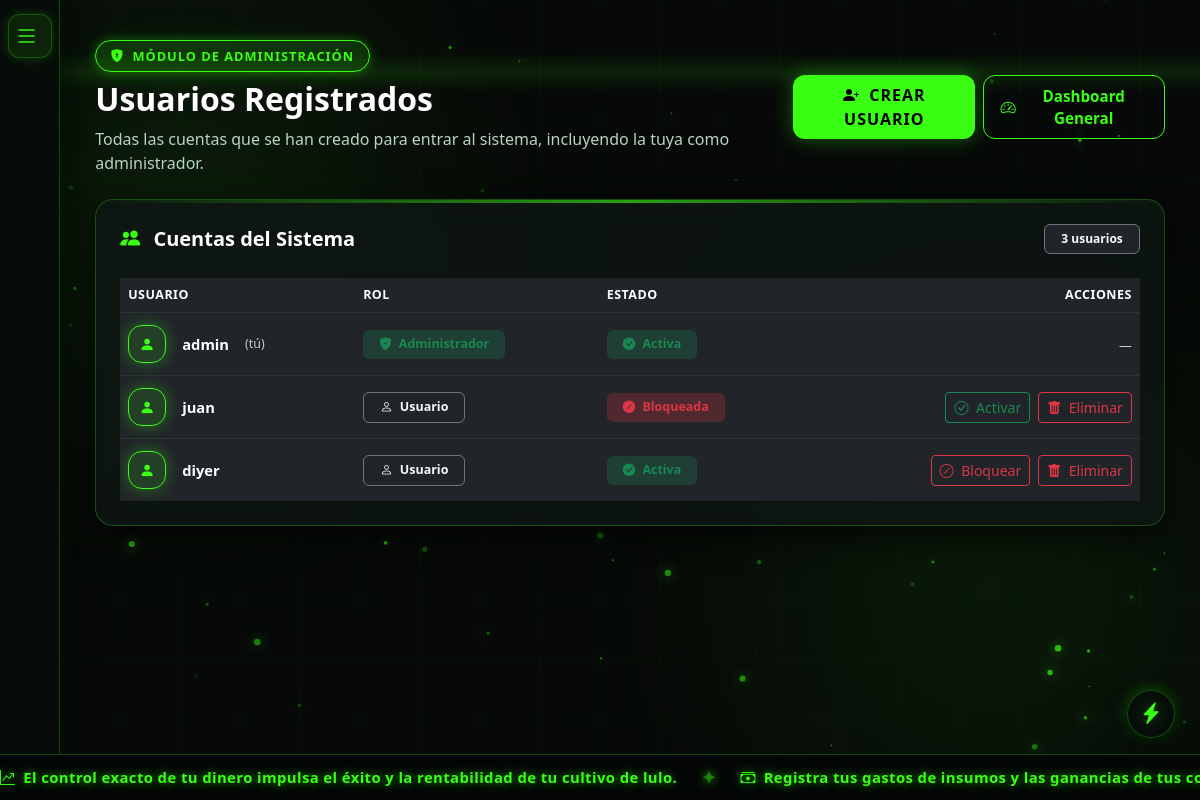
Before: /usuarios (signed in) with the older database file.
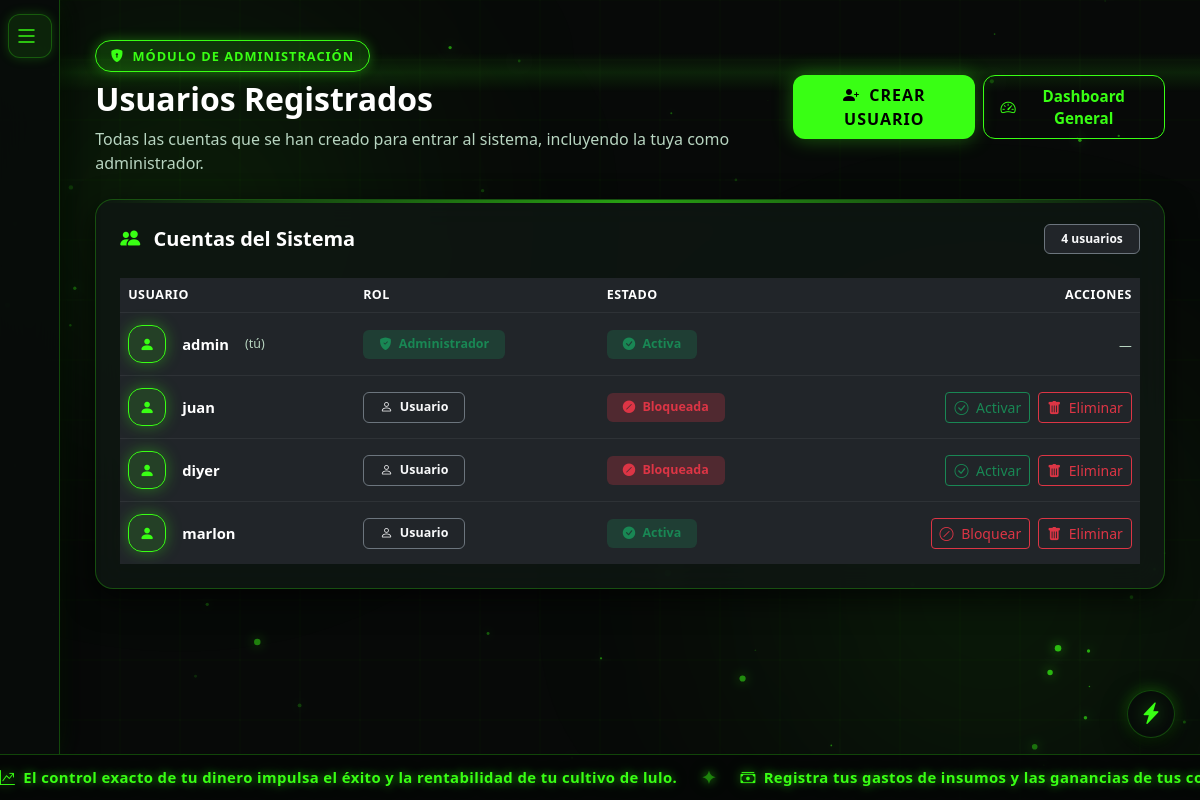
After: the same page with the newer database file.
### app/models/users.py (models this page shows, shortened)
class User(db.Model, UserMixin):
    __tablename__ = 'users'
    idUser = db.Column(db.Integer, primary_key=True)
    nameUser = db.Column(db.String(80), unique=True, nullable=False)
    passwordUser = db.Column(db.String(255), nullable=False)
    isAdmin = db.Column(db.Boolean, default=False, nullable=False)
    activo = db.Column(db.Boolean, default=True, nullable=False)

### app/routes/auth.py (the view)
@bp.route('/usuarios')
@login_required
def usuarios():
    if not current_user.isAdmin:
        flash('Solo el administrador puede ver esa sección.', 'danger')
        return redirect(url_for('auth.dashboard'))
    usuarios = User.query.order_by(User.idUser.asc()).all()
    pagina_solicitada = request.args.get('pagina', 1, type=int)
    usuarios_pagina, pagina_actual, total_paginas = _paginar_usuarios(
        usuarios, pagina_solicitada, USUARIOS_LISTA_POR_PAGINA
    )
    return render_template(
        'usuarios.html',
        usuarios=usuarios_pagina,
        total_usuarios=len(usuarios),
        pagina_actual=pagina_actual,
        total_paginas=total_paginas,
    )

### app/routes/auth.py (called while the page is built)
def _paginar_usuarios(lista, pagina_solicitada, por_pagina=USUARIOS_POR_PAGINA):
    total = len(lista)
    total_paginas = max(1, (total + por_pagina - 1) // por_pagina)
    pagina = max(1, min(pagina_solicitada or 1, total_paginas))
    inicio = (pagina - 1) * por_pagina
    return lista[inicio:inicio + por_pagina], pagina, total_paginas

### app/templates/usuarios.html (shortened to what this page needs)
{% extends "base.html" %}
{% block body_class %}dark-theme{% endblock %}
{% block full_content %}
<div class="ambient-neon-glow-1"></div>
<div class="ambient-neon-glow-2"></div>
<div class="dashboard-wrapper dashboard-wrapper-auto">
  <aside id="sidebarLulo" class="sidebar-lulo">
    <div class="mb-2">
      <button type="button" class="btn-toggle-menu" onclick="toggleSidebar()" aria-label="Alternar Menú">
        <i class="bi bi-list"></i>
      </button>
    </div>
  </aside>
  <main class="main-content-lulo main-content-lulo-auto">
    <div class="dash-card mb-4">
      <div class="d-flex flex-column flex-md-row align-items-md-center justify-content-between gap-3">
        <div>
          <div class="lulo-badge mb-2">
            <i class="bi bi-shield-lock-fill"></i> Módulo de Administración
          </div>
          <h1 class="fw-bold text-white mb-2 fs-2">
            Usuarios <span>Registrados</span>
          </h1>
          <p class="text-muted mb-0">
            Todas las cuentas que se han creado para entrar al sistema, incluyendo la tuya como administrador.
          </p>
        </div>
        <div class="d-flex gap-2">
          <button type="button" class="btn btn-neon-primary px-3 py-2" data-bs-toggle="collapse" data-bs-target="#formCrearUsuario" aria-expanded="false" aria-controls="formCrearUsuario">
            <i class="bi bi-person-plus-fill me-1"></i> Crear Usuario
          </button>
          <a href="{{ url_for('auth.dashboard') }}" class="btn btn-neon-outline px-3 py-2">
            <i class="bi bi-speedometer2 me-1"></i> Dashboard General
          </a>
        </div>
      </div>
    </div>
    <div class="row g-4">
      <div class="col-12">
        <div class="indicator-card">
          <div class="d-flex align-items-center justify-content-between mb-4">
            <h4 class="fw-bold text-white mb-0 fs-5">
              <i class="bi bi-people-fill me-2" style="color: var(--neon-green);"></i> Cuentas del Sistema
            </h4>
            <span class="badge bg-dark border border-secondary text-light px-3 py-2">
              {{ total_usuarios }} usuario{{ 's' if total_usuarios != 1 else '' }}
            </span>
          </div>
          {% if usuarios %}
          <div class="table-responsive">
            <table class="table table-dark table-borderless align-middle mb-0">
              <thead>
                <tr class="text-muted" style="font-size: 0.78rem; text-transform: uppercase; letter-spacing: 0.5px;">
                  <th scope="col">Usuario</th>
                  <th scope="col">Rol</th>
                  <th scope="col">Estado</th>
                  <th scope="col" class="text-end">Acciones</th>
                </tr>
              </thead>
              <tbody>
                {% for u in usuarios %}
                <tr style="border-top: 1px solid rgba(255,255,255,0.06);">
                  <td>
                    <div class="d-flex align-items-center gap-3 py-1">
                      <div class="indicator-icon-badge" style="width: 38px; height: 38px; font-size: 0.95rem;">
                        <i class="bi bi-person-fill"></i>
                      </div>
                      <span class="fw-bold text-white" style="font-size: 0.92rem;">{{ u.nameUser }}</span>
                      {% if u.idUser == current_user.idUser %}
                      <span class="text-muted" style="font-size: 0.78rem;">(tú)</span>
                      {% endif %}
                    </div>
                  </td>
                  <td>
                    {% if u.isAdmin %}
                    <span class="badge bg-success bg-opacity-25 text-success px-3 py-2" style="font-size: 0.78rem;">
                      <i class="bi bi-shield-fill-check me-1"></i> Administrador
                    </span>
                    {% else %}
                    <span class="badge bg-dark border border-secondary text-light px-3 py-2" style="font-size: 0.78rem;">
                      <i class="bi bi-person me-1"></i> Usuario
                    </span>
                    {% endif %}
                  </td>
                  <td>
                    {% if u.activo %}
                    <span class="badge bg-success bg-opacity-25 text-success px-3 py-2" style="font-size: 0.78rem;">
                      <i class="bi bi-check-circle-fill me-1"></i> Activa
                    </span>
                    {% else %}
                    <span class="badge bg-danger bg-opacity-25 text-danger px-3 py-2" style="font-size: 0.78rem;">
                      <i class="bi bi-slash-circle-fill me-1"></i> Bloqueada
                    </span>
                    {% endif %}
                  </td>
                  <td class="text-end">
                    {% if u.idUser != current_user.idUser %}
                      <div class="d-inline-flex gap-2">
                      {% if u.activo %}
                      <form method="post" action="{{ url_for('auth.usuario_bloquear', id=u.idUser) }}" class="d-inline">
                        <button type="submit" class="btn btn-sm btn-outline-danger px-2 py-1" title="Bloquear cuenta">
                          <i class="bi bi-slash-circle me-1"></i> Bloquear
                        </button>
                      </form>
                      {% else %}
                      <form method="post" action="{{ url_for('auth.usuario_activar', id=u.idUser) }}" class="d-inline">
                        <button type="submit" class="btn btn-sm btn-outline-success px-2 py-1" title="Activar cuenta">
                          <i class="bi bi-check-circle me-1"></i> Activar
                        </button>
                      </form>
                      {% endif %}
                      <form method="post" action="{{ url_for('auth.usuario_eliminar', id=u.idUser) }}" class="d-inline"
                        onsubmit="return confirm('¿Seguro que deseas eliminar la cuenta \'{{ u.nameUser }}\'? Se borrará junto con todos sus cultivos, ingresos, gastos, pagos y calendario. Esta acción no se puede deshacer.');">
                        <button type="submit" class="btn btn-sm btn-outline-danger px-2 py-1" title="Eliminar cuenta">
                          <i class="bi bi-trash-fill me-1"></i> Eliminar
                        </button>
                      </form>
                      </div>
                    {% else %}
                    <span class="text-muted" style="font-size: 0.8rem;">—</span>
                    {% endif %}
                  </td>
                </tr>
                {% endfor %}
              </tbody>
            </table>
          </div>
          {% else %}
          <div class="text-center py-5">
            <i class="bi bi-people text-muted" style="font-size: 2.5rem;"></i>
            <p class="text-muted mt-3 mb-0">Aún no hay usuarios registrados.</p>
          </div>
          {% endif %}
        </div>
      </div>
    </div>
  </main>
</div>
<button type="button" id="btnThemeToggle" class="theme-lightning-btn" onclick="cycleThemeColor()"
  aria-label="Cambiar Tema de Color" title="Cambiar Tema de Color">
  <i class="bi bi-lightning-charge-fill"></i>
</button>
{% endblock %}

### app/templates/base.html (shortened to what this page needs)
<!DOCTYPE html>
<html lang="es" class="h-100">
<head>
  <link rel="stylesheet" href="{{ url_for('static', filename='bootstrap/css/bootstrap.css')}}">
  <link rel="stylesheet" href="{{ url_for('static', filename='css/bootstrap-icons.min.css')}}">
  <link rel="stylesheet" href="{{ url_for('static', filename='css/style.css')}}">
</head>
<body class="d-flex flex-column h-100 {% block body_class %}bg-light{% endblock %}">
  <main class="flex-shrink-0">
    {% block full_content %}{% endblock %}
  </main>
  <footer class="footer-lulo mt-auto">
    <div class="footer-ticker-track">
      <div class="footer-ticker-content">
        <span><i class="bi bi-graph-up-arrow me-2"></i>El control exacto de tu dinero impulsa el éxito y la rentabilidad de tu cultivo de lulo.</span>
        <span class="ticker-divider">✦</span>
        <span><i class="bi bi-cash-stack me-2"></i>Registra tus gastos de insumos y las ganancias de tus cosechas.</span>
      </div>
    </div>
  </footer>
</body>
</html>

Changed rows visible on the page:
changed User "diyer": activo "Activa Bloquear" → "Bloqueada Activar"
added User: nameUser "marlon", isAdmin False (drawn), activo True (drawn)
Other visible differences:
{{ total_usuarios }}: "3" → "4"
